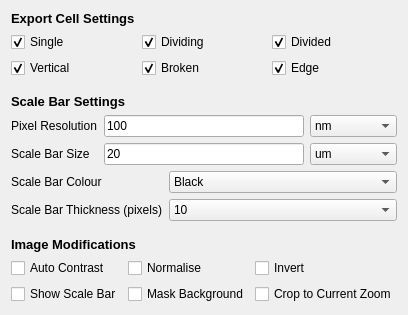
          <widget class="QWidget" name="tab_20">
           <attribute name="title">
            <string>Export Settings</string>
           </attribute>
           <layout class="QVBoxLayout" name="verticalLayout_27">
            <item>
             <widget class="QLabel" name="label_43">
              <property name="font">
               <font>
                <pointsize>10</pointsize>
                <weight>75</weight>
                <bold>true</bold>
               </font>
              </property>
              <property name="text">
               <string>Export Cell Settings</string>
              </property>
             </widget>
            </item>
            <item>
             <layout class="QGridLayout" name="gridLayout">
              <item row="0" column="0">
               <widget class="QCheckBox" name="export_single">
                <property name="text">
                 <string>Single</string>
                </property>
                <property name="checked">
                 <bool>true</bool>
                </property>
               </widget>
              </item>
              <item row="1" column="0">
               <widget class="QCheckBox" name="export_vertical">
                <property name="text">
                 <string>Vertical</string>
                </property>
                <property name="checked">
                 <bool>true</bool>
                </property>
               </widget>
              </item>
              <item row="0" column="2">
               <widget class="QCheckBox" name="export_divided">
                <property name="text">
                 <string>Divided</string>
                </property>
                <property name="checked">
                 <bool>true</bool>
                </property>
               </widget>
              </item>
              <item row="0" column="1">
               <widget class="QCheckBox" name="export_dividing">
                <property name="text">
                 <string>Dividing</string>
                </property>
                <property name="checked">
                 <bool>true</bool>
                </property>
               </widget>
              </item>
              <item row="1" column="2">
               <widget class="QCheckBox" name="export_edge">
                <property name="text">
                 <string>Edge</string>
                </property>
                <property name="checked">
                 <bool>true</bool>
                </property>
               </widget>
              </item>
              <item row="1" column="1">
               <widget class="QCheckBox" name="export_broken">
                <property name="text">
                 <string>Broken</string>
                </property>
                <property name="checked">
                 <bool>true</bool>
                </property>
               </widget>
              </item>
             </layout>
            </item>
            <item>
             <spacer name="verticalSpacer_36">
              <property name="orientation">
               <enum>Qt::Vertical</enum>
              </property>
              <property name="sizeHint" stdset="0">
               <size>
                <width>20</width>
                <height>10</height>
               </size>
              </property>
             </spacer>
            </item>
            <item>
             <widget class="QLabel" name="label_49">
              <property name="font">
               <font>
                <pointsize>10</pointsize>
                <weight>75</weight>
                <bold>true</bold>
               </font>
              </property>
              <property name="text">
               <string>Scale Bar Settings</string>
              </property>
             </widget>
            </item>
            <item>
             <layout class="QGridLayout" name="gridLayout_27">
              <item row="0" column="2">
               <widget class="QComboBox" name="export_scalebar_resolution_units">
                <property name="maximumSize">
                 <size>
                  <width>200</width>
                  <height>100</height>
                 </size>
                </property>
                <item>
                 <property name="text">
                  <string>nm</string>
                 </property>
                </item>
                <item>
                 <property name="text">
                  <string>um</string>
                 </property>
                </item>
               </widget>
              </item>
              <item row="0" column="0">
               <widget class="QLabel" name="label_50">
                <property name="text">
                 <string>Pixel Resolution</string>
                </property>
               </widget>
              </item>
              <item row="0" column="1">
               <widget class="QLineEdit" name="export_scalebar_resolution">
                <property name="maximumSize">
                 <size>
                  <width>200</width>
                  <height>16777215</height>
                 </size>
                </property>
                <property name="text">
                 <string>100</string>
                </property>
               </widget>
              </item>
              <item row="1" column="0">
               <widget class="QLabel" name="label_55">
                <property name="text">
                 <string>Scale Bar Size</string>
                </property>
               </widget>
              </item>
              <item row="1" column="1">
               <widget class="QLineEdit" name="export_scalebar_size">
                <property name="maximumSize">
                 <size>
                  <width>200</width>
                  <height>16777215</height>
                 </size>
                </property>
                <property name="text">
                 <string>20</string>
                </property>
               </widget>
              </item>
              <item row="1" column="2">
               <widget class="QComboBox" name="export_scalebar_size_units">
                <property name="maximumSize">
                 <size>
                  <width>200</width>
                  <height>100</height>
                 </size>
                </property>
                <property name="currentIndex">
                 <number>1</number>
                </property>
                <item>
                 <property name="text">
                  <string>nm</string>
                 </property>
                </item>
                <item>
                 <property name="text">
                  <string>um</string>
                 </property>
                </item>
               </widget>
              </item>
             </layout>
            </item>
            <item>
             <layout class="QFormLayout" name="formLayout_19">
              <item row="0" column="0">
               <widget class="QLabel" name="label_71">
                <property name="text">
                 <string>Scale Bar Colour</string>
                </property>
               </widget>
              </item>
              <item row="0" column="1">
               <widget class="QComboBox" name="export_scalebar_colour">
                <item>
                 <property name="text">
                  <string>Black</string>
                 </property>
                </item>
                <item>
                 <property name="text">
                  <string>White</string>
                 </property>
                </item>
               </widget>
              </item>
              <item row="1" column="0">
               <widget class="QLabel" name="label_72">
                <property name="text">
                 <string>Scale Bar Thickness (pixels)</string>
                </property>
               </widget>
              </item>
              <item row="1" column="1">
               <widget class="QComboBox" name="export_scalebar_thickness">
                <property name="currentIndex">
                 <number>3</number>
                </property>
                <item>
                 <property name="text">
                  <string>1</string>
                 </property>
                </item>
                <item>
                 <property name="text">
                  <string>2</string>
                 </property>
                </item>
                <item>
                 <property name="text">
                  <string>5</string>
                 </property>
                </item>
                <item>
                 <property name="text">
                  <string>10</string>
                 </property>
                </item>
                <item>
                 <property name="text">
                  <string>15</string>
                 </property>
                </item>
                <item>
                 <property name="text">
                  <string>20</string>
                 </property>
                </item>
               </widget>
              </item>
             </layout>
            </item>
            <item>
             <spacer name="verticalSpacer_26">
              <property name="orientation">
               <enum>Qt::Vertical</enum>
              </property>
              <property name="sizeHint" stdset="0">
               <size>
                <width>20</width>
                <height>10</height>
               </size>
              </property>
             </spacer>
            </item>
            <item>
             <widget class="QLabel" name="label_12">
              <property name="font">
               <font>
                <pointsize>10</pointsize>
                <weight>75</weight>
                <bold>true</bold>
               </font>
              </property>
              <property name="text">
               <string>Image Modifications</string>
              </property>
             </widget>
            </item>
            <item>
             <layout class="QGridLayout" name="gridLayout_19">
              <item row="1" column="0">
               <widget class="QCheckBox" name="export_autocontrast">
                <property name="text">
                 <string>Auto Contrast</string>
                </property>
               </widget>
              </item>
              <item row="1" column="1">
               <widget class="QCheckBox" name="export_normalise">
                <property name="text">
                 <string>Normalise</string>
                </property>
               </widget>
              </item>
              <item row="2" column="0">
               <widget class="QCheckBox" name="export_scalebar">
                <property name="text">
                 <string>Show Scale Bar</string>
                </property>
               </widget>
              </item>
              <item row="1" column="2">
               <widget class="QCheckBox" name="export_invert">
                <property name="text">
                 <string>Invert </string>
                </property>
               </widget>
              </item>
              <item row="2" column="1">
               <widget class="QCheckBox" name="export_mask_background">
                <property name="text">
                 <string>Mask Background</string>
                </property>
               </widget>
              </item>
              <item row="2" column="2">
               <widget class="QCheckBox" name="export_crop_zoom">
                <property name="text">
                 <string>Crop to Current Zoom</string>
                </property>
               </widget>
              </item>
             </layout>
            </item>
           </layout>
          </widget>
